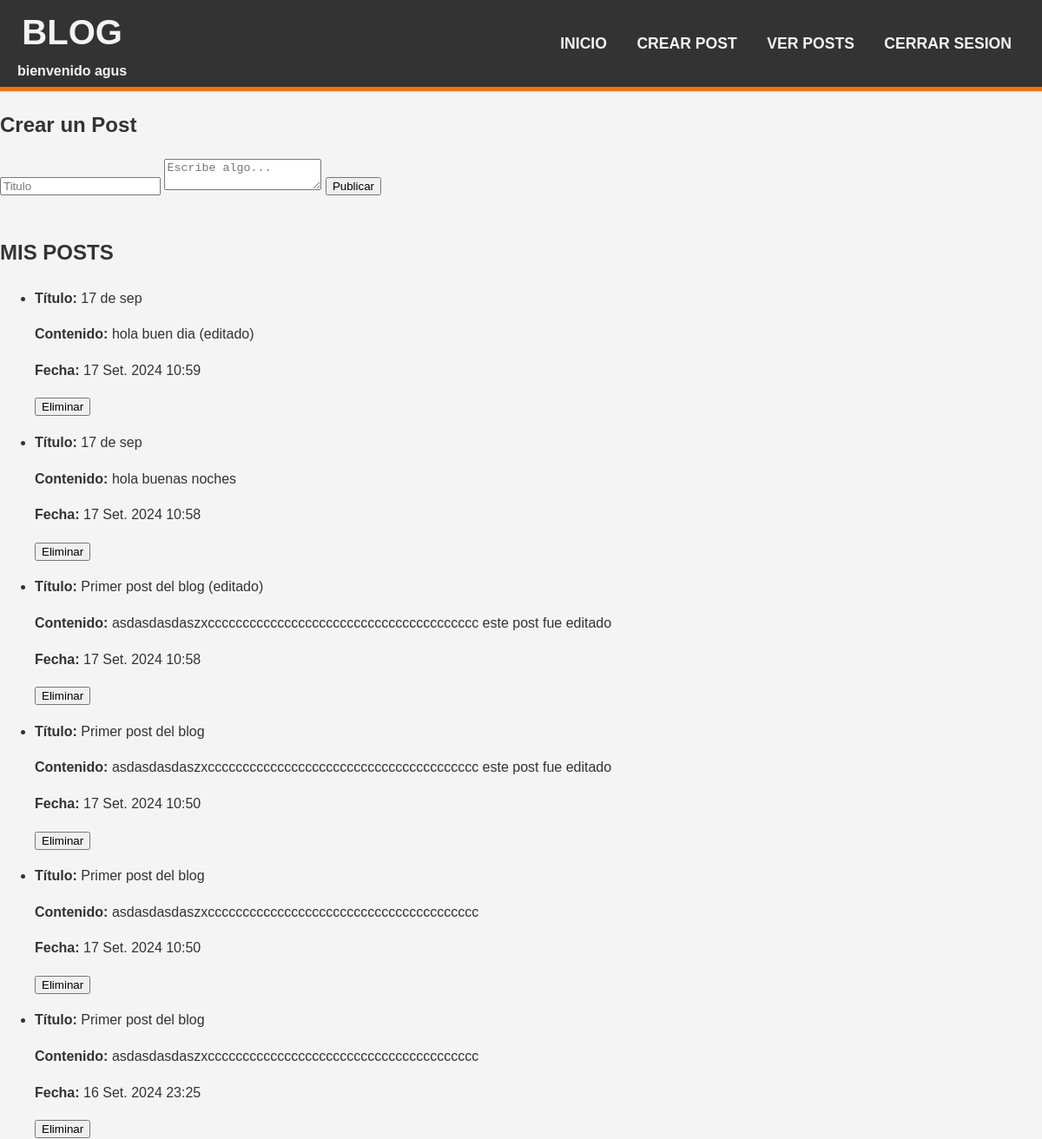
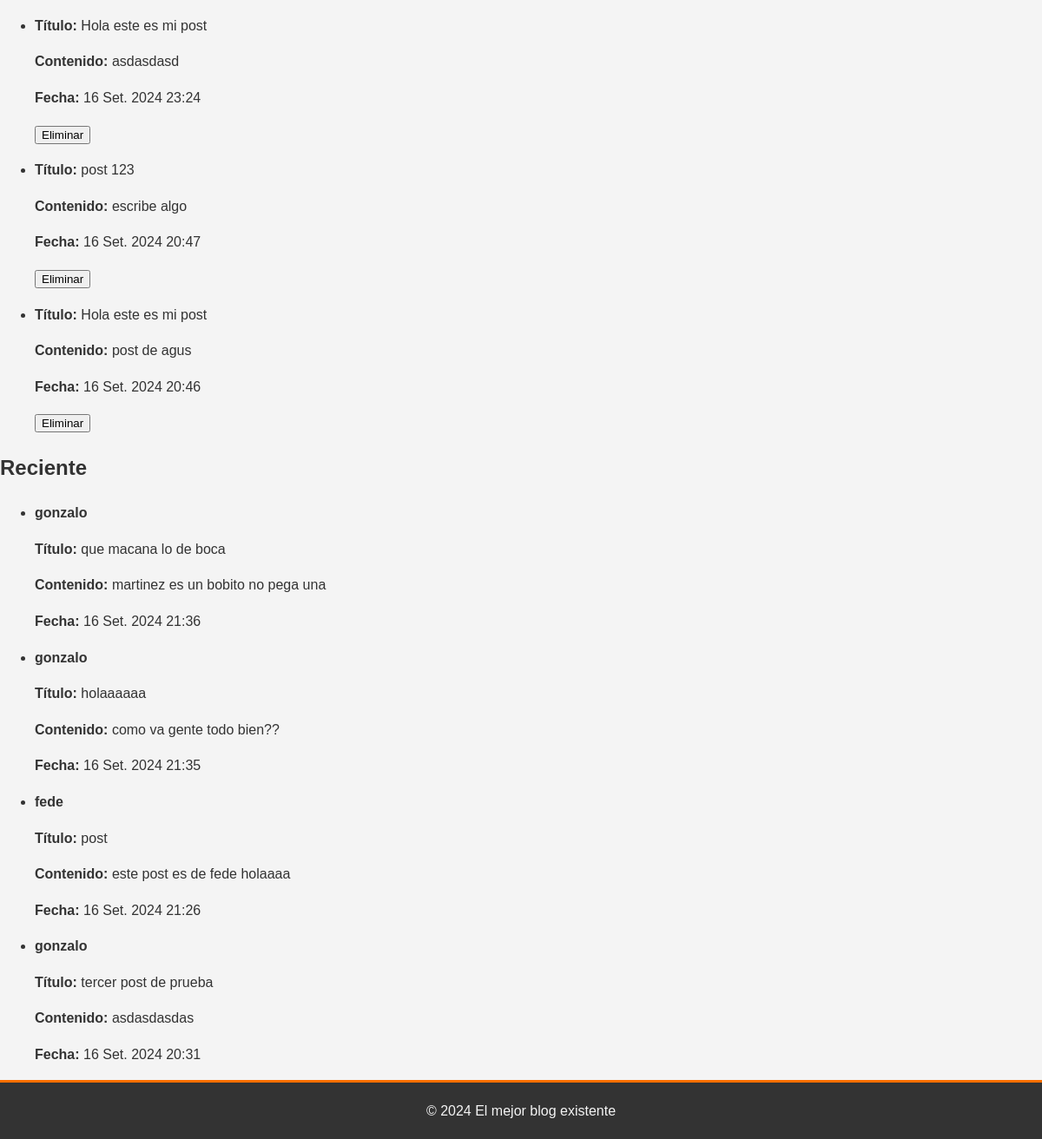
Before: /posts/create (signed in) with the older database file (2 pictures, top to bottom).
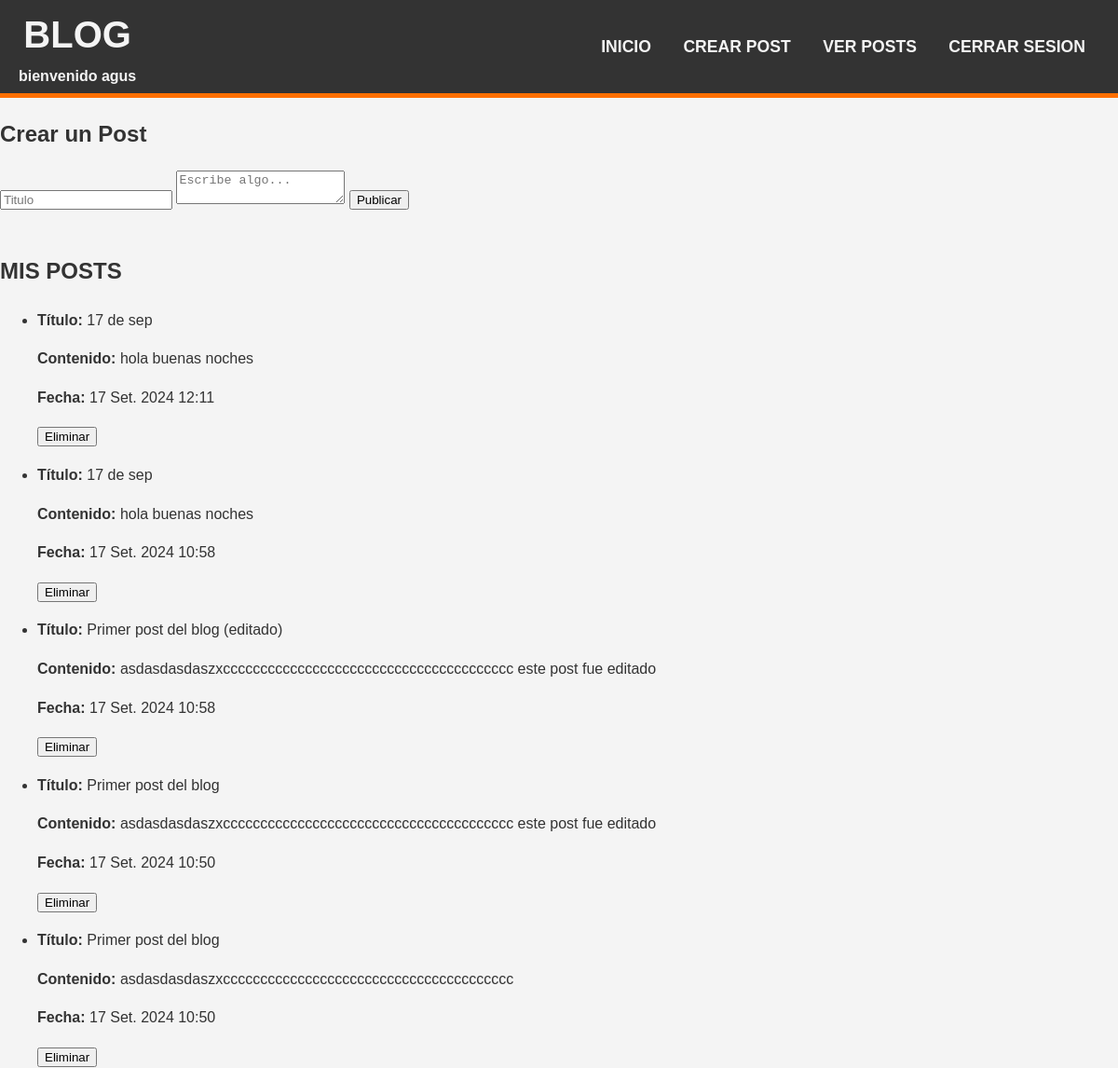
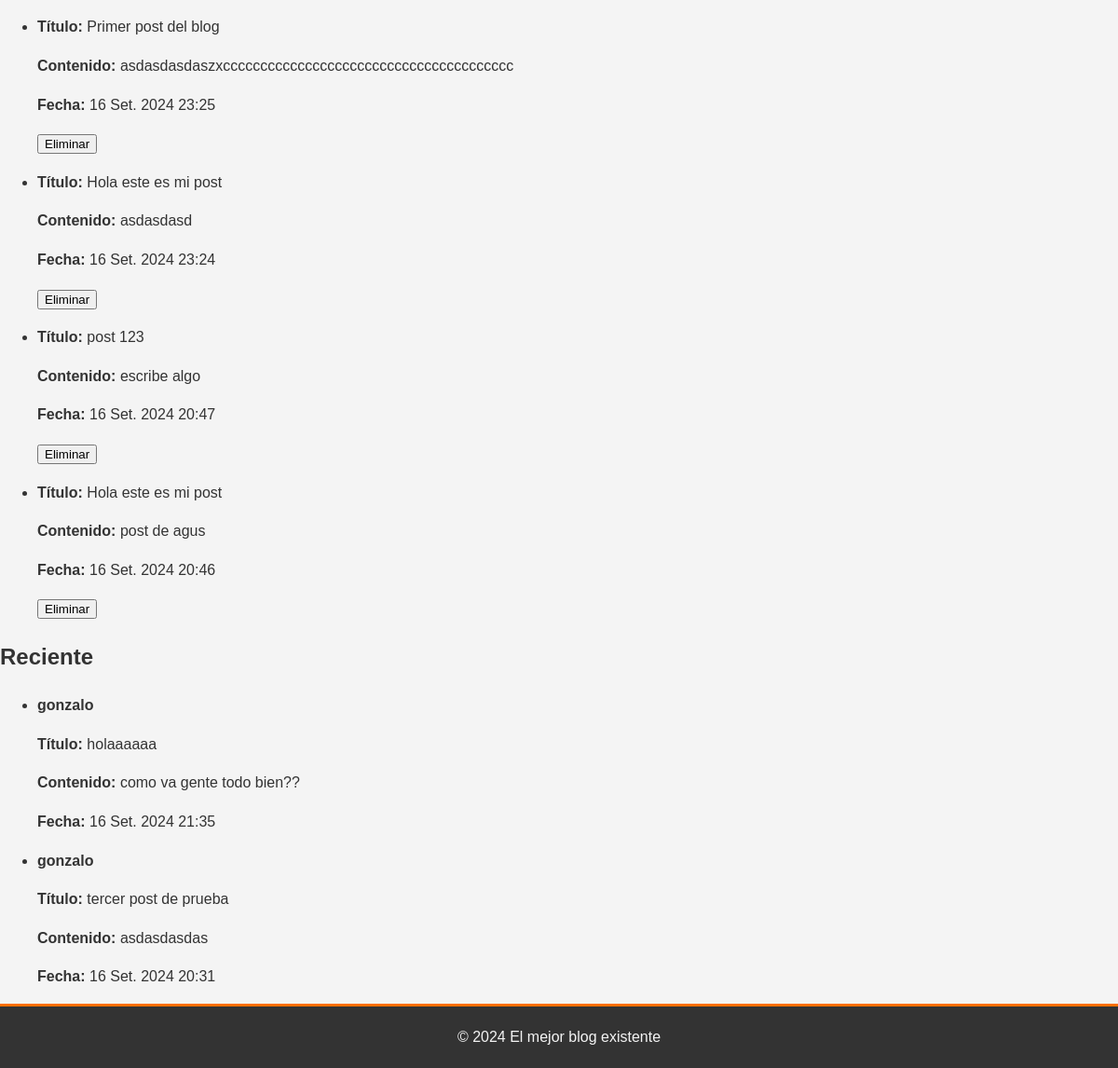
After: the same page with the newer database file (2 pictures, top to bottom).
### post/models.py (models this page shows, shortened)
class Posteo(models.Model):
    titulo = models.CharField(max_length=120)
    contenido= models.TextField()
    Fecha_de_publicacion = models.DateTimeField(auto_now_add=True)
    author= models.ForeignKey(User, on_delete=models.CASCADE, related_name='post_manage')

### post/views.py (the view)
# urls.py: path('posts/create', views.Crear, name='crear'),
@login_required
def Crear(request):
    if request.method == 'POST':
        form= PostForm(request.POST)
        if form.is_valid():
            post=form.save(commit=False)
            post.author = request.user
            post.save()
            return redirect('lista_posteos')
    else:
        form = PostForm()
        posts = Posteo.objects.all().order_by('-Fecha_de_publicacion')
    return render(request,'post_manage.html', {'form':form, 'posts':posts})

### post/forms.py
class PostForm(forms.ModelForm):
    class Meta:
        model = Posteo
        fields = ['titulo', 'contenido']  # Incluye los campos que deseas en el formulario

### post/templates/post_manage.html (shortened to what this page needs)
{% extends 'base.html' %}
{% block content %}
<div class="post-container">
    <div class="centered-content">
        <h2>Crear un Post</h2>
        <div class="form">
            <div class="form">
                <form action="{% url 'crear' %}" method="post">
                    <input type="text" id="titulo" name="titulo" placeholder="Titulo">
                    <textarea name="contenido" id="contenido" placeholder="Escribe algo..." required></textarea>
                    <button type="submit">Publicar</button>
                </form>
            </div>
        </div>
        <br>
            <h2 class="centered-content">MIS POSTS</h2>
            <ul class="centered-content">
                {% for post in posts %}
                    {% if post.author == user %}
                        <li class="post-card">
                            <p><strong>Título:</strong> {{ post.titulo }}<br> </p>
                            <p><strong>Contenido:</strong> {{ post.contenido }}<br> </p>
                            <p><strong>Fecha:</strong> {{ post.Fecha_de_publicacion }}<br> </p>
                            <form method="POST" action="{% url 'delete' post.pk %}">
                            <button type="submit">Eliminar</button>
                            </form>
                        </li>
                    {% endif %}
                {% empty %}
                        <p>No hay posts para mostrar</p>
                {% endfor %}
            </ul>
    </div>
    <div class="">
        <h2 class="centered-content">Reciente</h2>
        <ul class="centered-content">
            {% for post in posts %}
                {% if post.author != user %}
                    <li class="post-card">
                        <strong class="user">{{post.author}}</strong><br>
                        <p><strong>Título:</strong> {{ post.titulo }}<br> </p>
                        <p><strong>Contenido:</strong> {{ post.contenido }}<br> </p>
                        <p><strong>Fecha:</strong> {{ post.Fecha_de_publicacion }}<br> </p>
                    </li>
                {% endif %}
            {% empty %}
                    <p>No hay posts para mostrar</p>
            {% endfor %}
        </ul>
    </div>
</div>
{% endblock %}

Changed rows visible on the page:
removed Posteo: titulo "17 de sep", contenido "hola buen dia (editado)", Fecha_de_publicacion "17 Set. 2024 10:59", shown under "MIS POSTS"
removed Posteo: author "gonzalo", titulo "que macana lo de boca", contenido "martinez es un bobito no pega una", Fecha_de_publicacion "16 Set. 2024 21:36", shown under "Reciente"
removed Posteo: author "fede", titulo "post", contenido "este post es de fede holaaaa", Fecha_de_publicacion "16 Set. 2024 21:26", shown under "Reciente"
added Posteo: titulo "17 de sep", contenido "hola buenas noches", Fecha_de_publicacion "17 Set. 2024 12:11", shown under "MIS POSTS"
